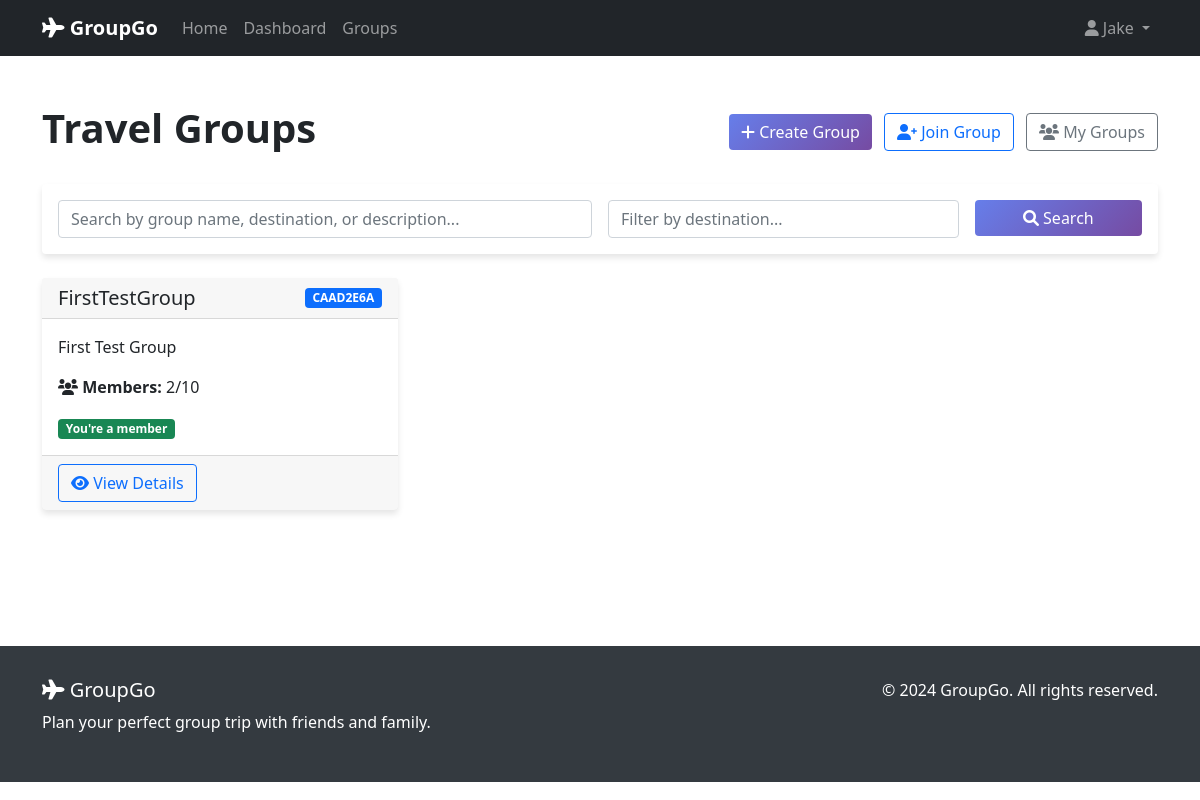
Before: /groups/ (signed in) with the older database file.
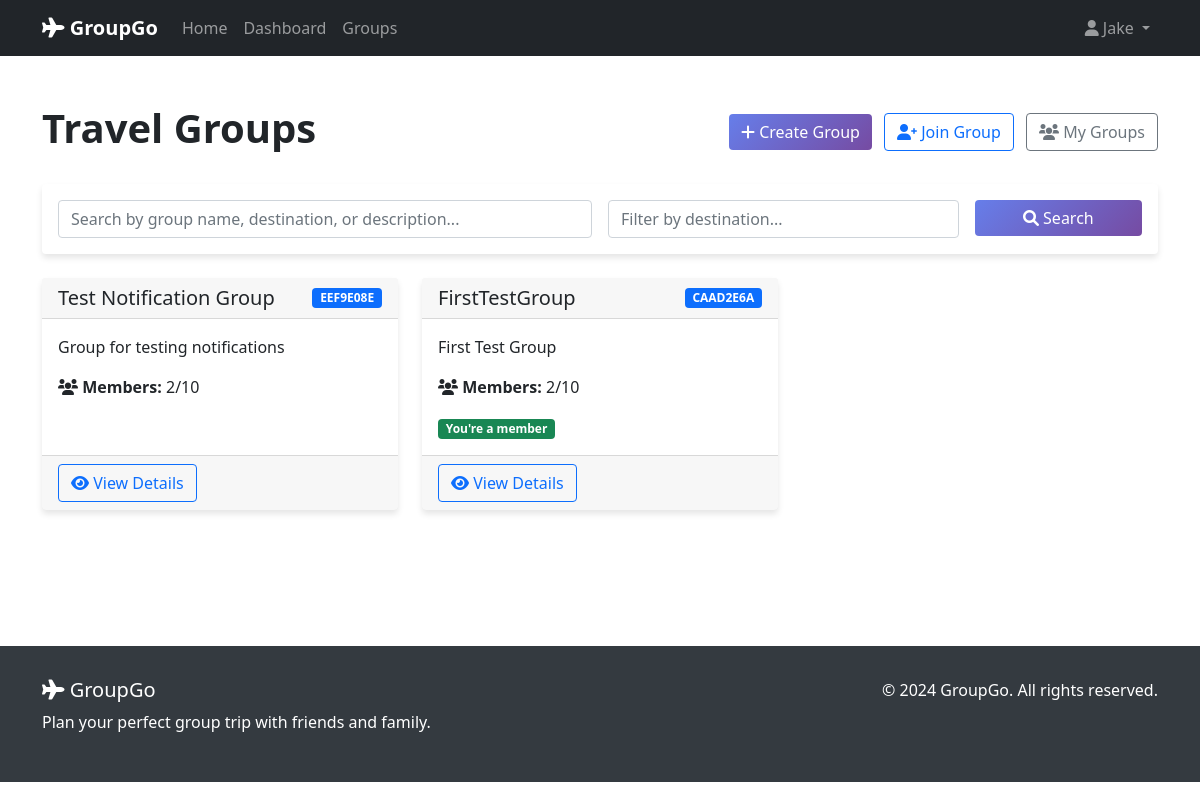
After: the same page with the newer database file.
### travel_groups/models.py (models this page shows, shortened)
class TravelGroup(models.Model):
    id = models.UUIDField(primary_key=True, default=uuid.uuid4, editable=False)
    name = models.CharField(max_length=200)
    description = models.TextField(blank=True, null=True)
    photo = models.ImageField(upload_to='group_photos/', blank=True, null=True, help_text="Optional group photo")
    password = models.CharField(max_length=100, default='', help_text="Password required to join the group")
    created_by = models.ForeignKey(User, on_delete=models.CASCADE, related_name='created_groups')
    created_at = models.DateTimeField(auto_now_add=True)
    updated_at = models.DateTimeField(auto_now=True)
    is_active = models.BooleanField(default=True)
    max_members = models.PositiveIntegerField(default=10, help_text="Maximum number of members allowed in the group")
    class Meta:
        ordering = ['-created_at']
        verbose_name = "Travel Group"
        verbose_name_plural = "Travel Groups"
    @property
    def member_count(self):
        return self.members.count()
    @property
    def is_full(self):
        return self.member_count >= self.max_members
    def get_unique_identifier(self):
        return str(self.id)[:8].upper()

### travel_groups/views.py (the view)
# urls.py: path('', views.group_list, name='group_list'),
@login_required
def group_list(request):
    form = SearchGroupForm(request.GET)
    groups = TravelGroup.objects.filter(is_active=True)
    if form.is_valid():
        search_query = form.cleaned_data.get('search_query')
        destination = form.cleaned_data.get('destination')
        if search_query:
            groups = groups.filter(
                Q(name__icontains=search_query) |
                Q(description__icontains=search_query)
            )
        if destination:
            pass
    for group in groups:
        group.user_is_member = GroupMember.objects.filter(
            group=group, user=request.user
        ).exists()
    context = {
        'groups': groups,
        'form': form,
    }
    return render(request, 'travel_groups/group_list.html', context)

### travel_groups/forms.py
class SearchGroupForm(forms.Form):
    search_query = forms.CharField(
        max_length=200,
        required=False,
        widget=forms.TextInput(attrs={
            'class': 'form-control',
            'placeholder': 'Search by group name, destination, or description...'
        })
    )
    destination = forms.CharField(
        max_length=200,
        required=False,
        widget=forms.TextInput(attrs={
            'class': 'form-control',
            'placeholder': 'Filter by destination...'
        })
    )

### travel_groups/templates/travel_groups/group_list.html (shortened to what this page needs)
{% extends "base.html" %}
{% load static %}
{% block content %}
<div class="container py-5">
    <div class="row">
        <div class="col-12">
            <div class="d-flex justify-content-between align-items-center mb-4">
                <h1 class="fw-bold">Travel Groups</h1>
                <div>
                    <a href="{% url 'travel_groups:create_group' %}" class="btn btn-primary me-2">
                        <i class="fas fa-plus"></i> Create Group
                    </a>
                    <a href="{% url 'travel_groups:join_group' %}" class="btn btn-outline-primary me-2">
                        <i class="fas fa-user-plus"></i> Join Group
                    </a>
                    <a href="{% url 'travel_groups:my_groups' %}" class="btn btn-outline-secondary">
                        <i class="fas fa-users"></i> My Groups
                    </a>
                </div>
            </div>
        </div>
    </div>
    <div class="row mb-4">
        <div class="col-12">
            <div class="card">
                <div class="card-body">
                    <form method="get" class="row g-3">
                        <div class="col-md-6">
                            {{ form.search_query }}
                        </div>
                        <div class="col-md-4">
                            {{ form.destination }}
                        </div>
                        <div class="col-md-2">
                            <button type="submit" class="btn btn-primary w-100">
                                <i class="fas fa-search"></i> Search
                            </button>
                        </div>
                    </form>
                </div>
            </div>
        </div>
    </div>
    <div class="row">
        {% for group in groups %}
        <div class="col-md-6 col-lg-4 mb-4">
            <div class="card h-100">
                <div class="card-header d-flex justify-content-between align-items-center">
                    <h5 class="mb-0">{{ group.name }}</h5>
                    <span class="badge bg-primary">{{ group.get_unique_identifier }}</span>
                </div>
                <div class="card-body">
                    <p class="card-text">{{ group.description|truncatewords:20 }}</p>
                    <div class="mb-3">
                        <strong><i class="fas fa-users"></i> Members:</strong>
                        {{ group.member_count }}/{{ group.max_members }}
                    </div>
                    {% if group.user_is_member %}
                        <span class="badge bg-success">You're a member</span>
                    {% endif %}
                </div>
                <div class="card-footer">
                    <a href="{% url 'travel_groups:group_detail' group.id %}" class="btn btn-outline-primary">
                        <i class="fas fa-eye"></i> View Details
                    </a>
                </div>
            </div>
        </div>
        {% endfor %}
    </div>
</div>
{% endblock %}

Changed rows visible on the page:
added TravelGroup: name "Test Notification Group", get_unique_identifier "EEF9E08E", description "Group for testing notifications", member_count "2", max_members "10"
